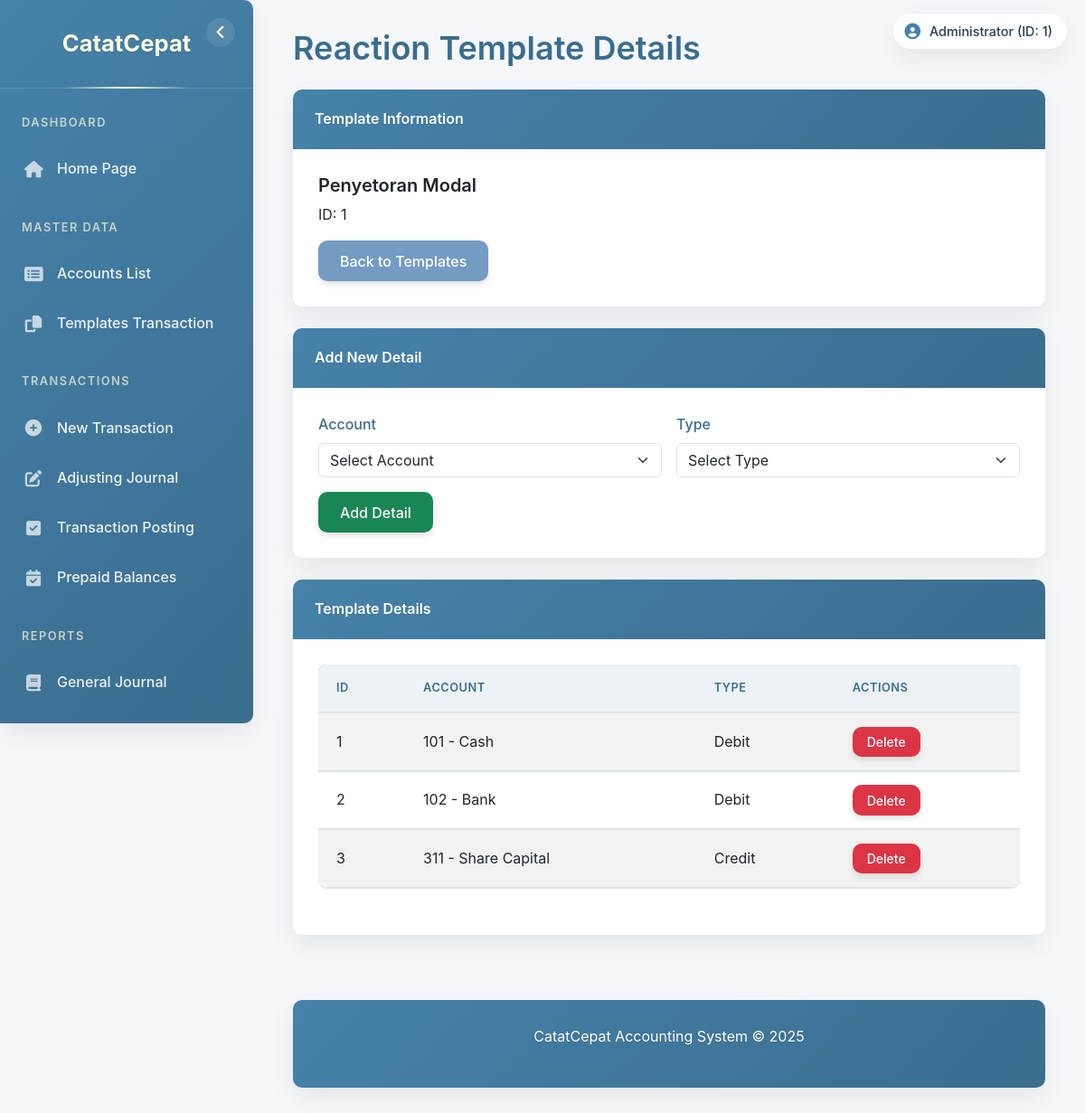
Screenshot of /index.php?page=reaksi_detail&id=1 (signed in) with the database file from the repository.
### tables this page shows
CREATE TABLE `users` (
  `id` int NOT NULL,
  `username` varchar(50) NOT NULL,
  `password` varchar(255) NOT NULL,
  `nama_lengkap` varchar(100) DEFAULT NULL,
  `roles` varchar(10) NOT NULL
);

CREATE TABLE `reaksi` (
  `id_reaksi` int NOT NULL,
  `nama_reaksi` varchar(100) NOT NULL
);

CREATE TABLE `detail_reaksi` (
  `id_detail_reaksi` int NOT NULL,
  `id_reaksi` int NOT NULL,
  `id_akun` int NOT NULL,
  `debit_kredit` varchar(1) NOT NULL
);

CREATE TABLE `akun` (
  `id_akun` int NOT NULL,
  `nama_akun` varchar(100) NOT NULL,
  `aktiva_pasiva` varchar(1) NOT NULL
);

### pages/reaksi_detail.php (the view, shortened to what this page needs)
<?php
$reaksi_id = intval($_GET['id']);
$sql_reaksi = "SELECT id_reaksi, nama_reaksi FROM reaksi WHERE id_reaksi = ?";
$stmt_reaksi = $conn->prepare($sql_reaksi);
$stmt_reaksi->bind_param("i", $reaksi_id);
$stmt_reaksi->execute();
$result_reaksi = $stmt_reaksi->get_result();
$reaksi = $result_reaksi->fetch_assoc();
$sql_details = "SELECT dr.id_detail_reaksi, dr.id_akun, dr.debit_kredit, a.nama_akun
                FROM detail_reaksi dr
                JOIN akun a ON dr.id_akun = a.id_akun
                WHERE dr.id_reaksi = ?
                ORDER BY dr.id_detail_reaksi";
$stmt_details = $conn->prepare($sql_details);
$stmt_details->bind_param("i", $reaksi_id);
$stmt_details->execute();
$result_details = $stmt_details->get_result();
$details = [];
while ($row = $result_details->fetch_assoc()) {
    $details[] = $row;
}
?>
<div class="row">
    <div class="col-md-12">
        <h1 class="mb-4">Reaction Template Details</h1>
        <div class="card mb-4">
            <div class="card-header bg-primary text-white">
                Template Information
            </div>
            <div class="card-body">
                <h5 class="card-title"><?php echo htmlspecialchars($reaksi['nama_reaksi']); ?></h5>
                <p class="card-text">ID: <?php echo htmlspecialchars($reaksi['id_reaksi']); ?></p>
                <a href="index.php?page=reaksi" class="btn btn-secondary">Back to Templates</a>
            </div>
        </div>
        <div class="card mb-4">
            <div class="card-header bg-success text-white">
                Add New Detail
            </div>
            <div class="card-body">
                <form method="post" action="index.php?page=reaksi_detail&id=<?php echo $reaksi_id; ?>" class="row g-3">
                    <div class="col-md-6">
                        <label for="id_akun" class="form-label">Account</label>
                        <select class="form-select" id="id_akun" name="id_akun" required>
                            <option value="">Select Account</option>
                        </select>
                    </div>
                    <div class="col-md-6">
                        <label for="debit_kredit" class="form-label">Type</label>
                        <select class="form-select" id="debit_kredit" name="debit_kredit" required>
                            <option value="">Select Type</option>
                        </select>
                    </div>
                    <div class="col-12">
                        <button type="submit" name="add_detail" class="btn btn-success">Add Detail</button>
                    </div>
                </form>
            </div>
        </div>
        <div class="card">
            <div class="card-header bg-info text-white">
                Template Details
            </div>
            <div class="card-body">
                <div class="table-responsive">
                    <table class="table table-striped table-hover">
                        <thead>
                            <tr>
                                <th>ID</th>
                                <th>Account</th>
                                <th>Type</th>
                                <th>Actions</th>
                            </tr>
                        </thead>
                        <tbody>
                            <?php
                            if (count($details) > 0) {
                                foreach ($details as $detail) {
                                    $type = $detail['debit_kredit'] == 'D' ? 'Debit' : 'Credit';
                                    echo "<tr>";
                                    echo "<td>" . htmlspecialchars($detail['id_detail_reaksi']) . "</td>";
                                    echo "<td>" . htmlspecialchars($detail['id_akun'] . ' - ' . $detail['nama_akun']) . "</td>";
                                    echo "<td>" . htmlspecialchars($type) . "</td>";
                                    echo "<td>
                                            <a href='index.php?page=reaksi_detail&id=" . $reaksi_id . "&delete_detail=" . $detail['id_detail_reaksi'] . "'
                                               class='btn btn-sm btn-danger'
                                               onclick='return confirm(\"Are you sure you want to delete this detail? This cannot be undone.\")'>Delete</a>
                                          </td>";
                                    echo "</tr>";
                                }
                            } else {
                                echo "<tr><td colspan='4' class='text-center'>No details found</td></tr>";
                            }
                            ?>
                        </tbody>
                    </table>
                </div>
            </div>
        </div>
    </div>
</div>

### index.php (shortened to what this page needs)
<?php
include "config/connect.php";
$page = isset($_GET['page']) ? $_GET['page'] : 'home';
$user_id = 0;
$nama_lengkap = $_SESSION['nama_lengkap'] ?? $_SESSION['username'];
$username = $_SESSION['username'];
$sql = "SELECT id FROM users WHERE username = ?";
$stmt = $conn->prepare($sql);
$stmt->bind_param("s", $username);
$stmt->execute();
$result = $stmt->get_result();
if ($user = $result->fetch_assoc()) {
    $user_id = $user['id'];
}
?>
<!DOCTYPE html>
<html lang="en">
<head>
    <link href="https://cdn.jsdelivr.net/npm/bootstrap@5.3.0-alpha1/dist/css/bootstrap.min.css" rel="stylesheet">
    <link rel="stylesheet" href="https://cdnjs.cloudflare.com/ajax/libs/font-awesome/6.4.0/css/all.min.css">
    <link rel="stylesheet" href="style.css">
</head>
<body>
    <div class="user-info">
        <i class="fas fa-user-circle"></i>
        <span><?php echo htmlspecialchars($nama_lengkap); ?> (ID: <?php echo htmlspecialchars($user_id); ?>)</span>
    </div>
    <div class="sidebar" id="sidebar">
        <button class="minimize-toggle" id="minimizeToggle">
            <i class="fas fa-angle-left"></i>
        </button>
        <div class="sidebar-brand">
            <span class="brand-full">CatatCepat</span>
        </div>
        <ul class="sidebar-nav">
            <li class="nav-section-title">Dashboard</li>
            <li class="nav-item">
                <a class="nav-link <?php echo $page == 'home' ? 'active' : ''; ?>" href="index.php">
                    <i class="fas fa-home"></i>
                    <span>Home Page</span>
                </a>
            </li>
            <li class="nav-section-title">Master Data</li>
            <li class="nav-item">
                <a class="nav-link <?php echo $page == 'accounts' ? 'active' : ''; ?>" href="index.php?page=accounts">
                    <i class="fas fa-list-alt"></i>
                    <span>Accounts List</span>
                </a>
            </li>
            <li class="nav-item">
                <a class="nav-link <?php echo $page == 'reaksi' ? 'active' : ''; ?>" href="index.php?page=reaksi">
                    <i class="fas fa-copy"></i>
                    <span>Templates Transaction</span>
                </a>
            </li>
            <li class="nav-section-title">Transactions</li>
            <li class="nav-item">
                <a class="nav-link <?php echo $page == 'input_transaction' ? 'active' : ''; ?>" href="index.php?page=input_transaction">
                    <i class="fas fa-plus-circle"></i>
                    <span>New Transaction</span>
                </a>
            </li>
            <li class="nav-item">
                <a class="nav-link <?php echo $page == 'adjusting_journal' ? 'active' : ''; ?>" href="index.php?page=adjusting_journal">
                    <i class="fas fa-edit"></i>
                    <span>Adjusting Journal</span>
                </a>
            </li>
            <li class="nav-item">
                <a class="nav-link <?php echo $page == 'posting' ? 'active' : ''; ?>" href="index.php?page=posting">
                    <i class="fas fa-check-square"></i>
                    <span>Transaction Posting</span>
                </a>
            </li>
            <li class="nav-item">
                <a class="nav-link <?php echo $page == 'prepaid_balances' ? 'active' : ''; ?>" href="index.php?page=prepaid_balances">
                    <i class="fas fa-calendar-check"></i>
                    <span>Prepaid Balances</span>
                </a>
            </li>
            <li class="nav-section-title">Reports</li>
            <li class="nav-item">
                <a class="nav-link <?php echo $page == 'journal' ? 'active' : ''; ?>" href="index.php?page=journal">
                    <i class="fas fa-book"></i>
                    <span>General Journal</span>
                </a>
            </li>
            <li class="nav-item">
                <a class="nav-link <?php echo $page == 'ledger' ? 'active' : ''; ?>" href="index.php?page=ledger">
                    <span>General Ledger</span>
                </a>
            </li>
        </ul>
    </div>
    <div class="main-content">
        <div class="container-fluid">
            <?php
            switch ($page) {
                case 'reaksi_detail':
                    include 'pages/reaksi_detail.php';
                    break;
            }
            ?>
            <div class="footer">
                <p>CatatCepat Accounting System &copy; <?php echo date('Y'); ?></p>
            </div>
        </div>
    </div>
</body>
</html>

### rows the page displays
users: id "1"
reaksi: nama_reaksi "Penyetoran Modal", id_reaksi "1"
detail_reaksi: id_detail_reaksi "1", id_akun.nama_akun "101 - Cash", debit_kredit "Debit"
detail_reaksi: id_detail_reaksi "2", id_akun.nama_akun "102 - Bank", debit_kredit "Debit"
detail_reaksi: id_detail_reaksi "3", id_akun.nama_akun "311 - Share Capital", debit_kredit "Credit"

### other values shown
$nama_lengkap "Administrator"
